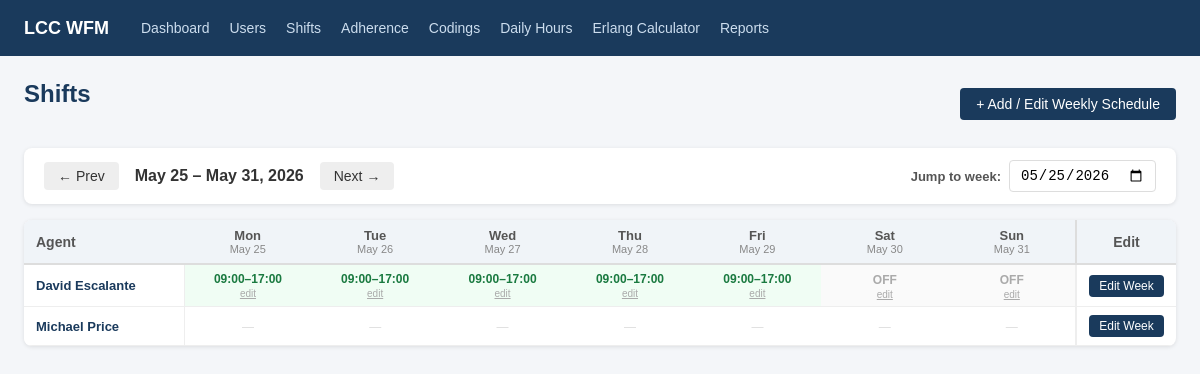
The app's page /scheduling/shifts/ (signed in) with its own data.
### scheduling/models.py (models this page shows, shortened)
class Shift(models.Model):
    agent = models.ForeignKey(Agent, on_delete=models.CASCADE, related_name='shifts')
    date = models.DateField()
    start_time = models.TimeField()
    end_time = models.TimeField()
    is_off = models.BooleanField(default=False)
    notes = models.TextField(blank=True)
    class Meta:
        ordering = ['date', 'start_time']

class Agent(models.Model):
    ROLE_CHOICES = [
        ('agent', 'Agent'),
        ('admin', 'Admin'),
    ]
    ROLE_TYPE_CHOICES = [
        ('training', 'Training'),
        ('incubation', 'Incubation'),
        ('regular_agent', 'Regular Agent'),
        ('kill_team', 'Kill Team'),
        ('night_shift', 'Night Shift'),
        ('supervisor', 'Supervisor'),
        ('qa', 'QA'),
        ('cs', 'CS'),
        ('testing', 'Testing'),
        ('sms_email', 'SMS/Email'),
        ('admin_training', 'Training'),
        ('coordinator', 'Coordinator'),
    ]
    STATUS_CHOICES = [
        ('active', 'Active'),
        ('inactive', 'Inactive'),
    ]
    user = models.OneToOneField(User, on_delete=models.CASCADE)
    role = models.CharField(max_length=20, choices=ROLE_CHOICES, default='agent')
    role_type = models.CharField(max_length=20, choices=ROLE_TYPE_CHOICES, blank=True)
    status = models.CharField(max_length=10, choices=STATUS_CHOICES, default='active')
    agent_name = models.CharField(max_length=100, blank=True, help_text="Display/call center name")
    employee_id = models.CharField(max_length=50, blank=True, unique=True, null=True)
    start_date = models.DateField(null=True, blank=True)
    termination_date = models.DateField(null=True, blank=True)
    COUNTRY_CODE_CHOICES = [
        ('+1', '+1 (US/Canada)'),
        ('+52', '+52 (Mexico)'),
    ]
    phone_country_code = models.CharField(max_length=5, choices=COUNTRY_CODE_CHOICES, default='+1', blank=True)
    phone_number = models.CharField(max_length=20, blank=True)
    five9_username = models.CharField(max_length=150, blank=True)
    five9_password = models.CharField(max_length=150, blank=True)
    teams_password = models.CharField(max_length=150, blank=True)
    supervisor = models.ForeignKey(
        'self', null=True, blank=True, on_delete=models.SET_NULL, related_name='direct_reports'
    )
    notes = models.TextField(blank=True)
    def __str__(self):
        return self.agent_name or self.user.get_full_name() or self.user.username

### scheduling/views.py (the view)
# urls.py: path('shifts/', views.shift_list, name='shift_list'),
@login_required
def shift_list(request):
    today = timezone.localdate()
    default_week_start = today - timedelta(days=today.weekday())
    week_start_str = request.GET.get('week_start')
    try:
        week_start = date.fromisoformat(week_start_str) if week_start_str else default_week_start
        week_start = week_start - timedelta(days=week_start.weekday())
    except ValueError:
        week_start = default_week_start
    week_dates = [week_start + timedelta(days=i) for i in range(7)]
    week_end = week_dates[-1]
    agents = Agent.objects.filter(status='active').select_related('user').order_by('user__last_name', 'user__first_name')
    shifts_qs = Shift.objects.filter(
        date__in=week_dates, agent__in=agents
    ).select_related('agent__user')
    shift_map = {(s.agent_id, s.date): s for s in shifts_qs}
    rows = []
    for agent in agents:
        cells = []
        for day_date in week_dates:
            shift = shift_map.get((agent.pk, day_date))
            cells.append({'date': day_date, 'shift': shift})
        rows.append({'agent': agent, 'cells': cells})
    return render(request, 'scheduling/shift_list.html', {
        'rows': rows,
        'week_dates': week_dates,
        'week_start': week_start,
        'week_end': week_end,
        'prev_week': (week_start - timedelta(days=7)).isoformat(),
        'next_week': (week_start + timedelta(days=7)).isoformat(),
    })

### templates/scheduling/shift_list.html (shortened to what this page needs)
{% extends 'base.html' %}
{% block content %}
<div style="display:flex;justify-content:space-between;align-items:center;margin-bottom:20px;">
    <h1>Shifts</h1>
    <a href="{% url 'shift_week' %}?week_start={{ week_start|date:'Y-m-d' }}" class="btn btn-primary">+ Add / Edit Weekly Schedule</a>
</div>
<div class="card" style="margin-bottom:16px;padding:12px 20px;">
    <div style="display:flex;align-items:center;gap:16px;flex-wrap:wrap;">
        <a href="?week_start={{ prev_week }}" class="btn" style="background:#eee;color:#333;padding:6px 14px;">&#8592; Prev</a>
        <strong style="font-size:16px;">{{ week_start|date:"F d" }} – {{ week_end|date:"F d, Y" }}</strong>
        <a href="?week_start={{ next_week }}" class="btn" style="background:#eee;color:#333;padding:6px 14px;">Next &#8594;</a>
        <form method="get" style="display:flex;align-items:center;gap:8px;margin-left:auto;">
            <label style="margin:0;font-size:13px;color:#555;">Jump to week:</label>
            <input type="date" name="week_start" value="{{ week_start|date:'Y-m-d' }}"
                style="padding:6px 10px;border:1px solid #ddd;border-radius:4px;font-size:14px;width:auto;margin:0;"
                onchange="this.form.submit()">
        </form>
    </div>
</div>
<div class="card" style="overflow-x:auto;padding:0;">
<table style="table-layout:auto;min-width:900px;border-collapse:collapse;">
    <thead>
        <tr style="background:#f0f4f8;">
            <th style="width:160px;padding:10px 12px;border-bottom:2px solid #ddd;text-align:left;position:sticky;left:0;background:#f0f4f8;z-index:2;">Agent</th>
            {% for d in week_dates %}
            <th style="min-width:120px;padding:8px 6px;border-bottom:2px solid #ddd;text-align:center;">
                <div style="font-weight:700;font-size:13px;">{{ d|date:"D" }}</div>
                <div style="font-weight:400;font-size:11px;color:#888;">{{ d|date:"M d" }}</div>
            </th>
            {% endfor %}
            <th style="width:100px;padding:8px 12px;border-bottom:2px solid #ddd;text-align:center;border-left:2px solid #ddd;">Edit</th>
        </tr>
    </thead>
    <tbody>
        {% for row in rows %}
        <tr style="border-bottom:1px solid #e8e8e8;">
            <td style="padding:10px 12px;font-weight:600;font-size:13px;position:sticky;left:0;background:white;z-index:1;border-right:1px solid #eee;">
                <a href="{% url 'agent_detail' row.agent.pk %}" style="color:#1a3a5c;text-decoration:none;">{{ row.agent }}</a>
            </td>
            {% for cell in row.cells %}
            <td style="padding:6px 4px;text-align:center;vertical-align:middle;
                {% if cell.shift %}
                    {% if cell.shift.is_off %}background:#fafafa;{% else %}background:#f0fdf4;{% endif %}
                {% endif %}">
                {% if cell.shift %}
                    {% if cell.shift.is_off %}
                        <span style="font-size:12px;color:#aaa;font-weight:600;">OFF</span>
                    {% else %}
                        <div style="font-size:12px;font-weight:600;color:#1a7a40;white-space:nowrap;">
                            {{ cell.shift.start_time|time:"H:i" }}–{{ cell.shift.end_time|time:"H:i" }}
                        </div>
                    {% endif %}
                    <a href="{% url 'shift_edit' cell.shift.pk %}" style="font-size:10px;color:#aaa;display:block;margin-top:2px;">edit</a>
                {% else %}
                    <span style="color:#ddd;font-size:12px;">—</span>
                {% endif %}
            </td>
            {% endfor %}
            <td style="padding:8px 10px;text-align:center;border-left:2px solid #eee;">
                <a href="{% url 'shift_week' %}?agent={{ row.agent.pk }}&week_start={{ week_start|date:'Y-m-d' }}"
                   class="btn btn-primary" style="padding:4px 10px;font-size:12px;white-space:nowrap;">Edit Week</a>
            </td>
        </tr>
        {% empty %}
        <tr><td colspan="10" style="padding:30px;color:#888;text-align:center;">
            No agents found.
        </td></tr>
        {% endfor %}
    </tbody>
</table>
</div>
{% endblock %}

### templates/base.html (style rules this page uses)
* { box-sizing: border-box; margin: 0; padding: 0; }
body { font-family: Arial, sans-serif; background: #f4f6f9; color: #333; }
h1 { font-size: 24px; margin-bottom: 20px; color: #1a3a5c; }
.card { background: white; border-radius: 8px; padding: 20px; margin-bottom: 20px; box-shadow: 0 1px 4px rgba(0,0,0,0.1); }
table { width: 100%; border-collapse: collapse; }
th, td { padding: 10px 12px; text-align: left; border-bottom: 1px solid #eee; font-size: 14px; }
th { background: #f0f4f8; font-weight: 600; color: #555; }
.btn { display: inline-block; padding: 8px 16px; border-radius: 4px; border: none; cursor: pointer; font-size: 14px; text-decoration: none; }
.btn-primary { background: #1a3a5c; color: white; }
form label { display: block; font-size: 13px; font-weight: 600; margin-bottom: 4px; color: #555; }
form input, form select, form textarea { width: 100%; padding: 8px 10px; border: 1px solid #ddd; border-radius: 4px; font-size: 14px; margin-bottom: 14px; }

### records on screen
Shift: date "May 31, 2026", is_off "OFF", shows "edit"
Agent: agent "David Escalante"
Shift: shift.start_time "09:00", shift.end_time "17:00"
Shift: shift.start_time "09:00", shift.end_time "17:00"
Shift: shift.start_time "09:00", shift.end_time "17:00"
Shift: shift.start_time "09:00", shift.end_time "17:00"
Shift: shift.start_time "09:00", shift.end_time "17:00"
Shift: is_off "OFF", shows "edit"
Agent: agent "Michael Price"

### other values on screen
{{ week_start|date:"F d" }} "May 25"
{{ d|date:"D" }} "Mon" "Tue" "Wed" "Thu" "Fri" "Sat" "Sun"
{{ d|date:"M d" }} "May 25" "May 26" "May 27" "May 28" "May 29" "May 30" "May 31"
